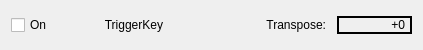
<ui version="4.0" >
 <author></author>
 <comment></comment>
 <exportmacro></exportmacro>
 <class>MITTransposeBase</class>
 <widget class="QWidget" name="MITTransposeBase" >
  <property name="geometry" >
   <rect>
    <x>0</x>
    <y>0</y>
    <width>423</width>
    <height>50</height>
   </rect>
  </property>
  <property name="windowTitle" >
   <string>MusE: Midi Input Plugin: Transpose</string>
  </property>
  <layout class="QHBoxLayout" >
   <property name="margin" >
    <number>11</number>
   </property>
   <property name="spacing" >
    <number>6</number>
   </property>
   <item>
    <widget class="QCheckBox" name="onCheckBox" >
     <property name="text" >
      <string>On</string>
     </property>
    </widget>
   </item>
   <item>
    <widget class="QLabel" name="TextLabel1" >
     <property name="text" >
      <string>TriggerKey</string>
     </property>
     <property name="alignment" >
      <set>Qt::AlignRight|Qt::AlignTrailing|Qt::AlignVCenter</set>
     </property>
     <property name="indent" >
      <number>5</number>
     </property>
    </widget>
   </item>
   <item>
    <widget class="Awl::PitchEdit" name="triggerKeySpinBox" />
   </item>
   <item>
    <widget class="QLabel" name="TextLabel2" >
     <property name="text" >
      <string>Transpose:</string>
     </property>
     <property name="alignment" >
      <set>Qt::AlignRight|Qt::AlignTrailing|Qt::AlignVCenter</set>
     </property>
     <property name="indent" >
      <number>5</number>
     </property>
    </widget>
   </item>
   <item>
    <widget class="QLabel" name="transposeLabel" >
     <property name="sizePolicy" >
      <sizepolicy>
       <hsizetype>5</hsizetype>
       <vsizetype>0</vsizetype>
       <horstretch>0</horstretch>
       <verstretch>0</verstretch>
      </sizepolicy>
     </property>
     <property name="frameShape" >
      <enum>QFrame::Panel</enum>
     </property>
     <property name="lineWidth" >
      <number>2</number>
     </property>
     <property name="midLineWidth" >
      <number>2</number>
     </property>
     <property name="text" >
      <string>+0</string>
     </property>
     <property name="alignment" >
      <set>Qt::AlignRight|Qt::AlignTrailing|Qt::AlignVCenter</set>
     </property>
     <property name="margin" >
      <number>2</number>
     </property>
     <property name="indent" >
      <number>5</number>
     </property>
    </widget>
   </item>
  </layout>
 </widget>
 <layoutdefault spacing="6" margin="11" />
 <pixmapfunction>qPixmapFromMimeSource</pixmapfunction>
 <customwidgets>
  <customwidget>
   <class>Awl::PitchEdit</class>
   <extends>QWidget</extends>
   <header>awl::pitchedit.h</header>
   <container>1</container>
   <pixmap></pixmap>
  </customwidget>
 </customwidgets>
 <includes>
  <include location="local" >awl/pitchedit.h</include>
 </includes>
 <resources/>
 <connections/>
</ui>
